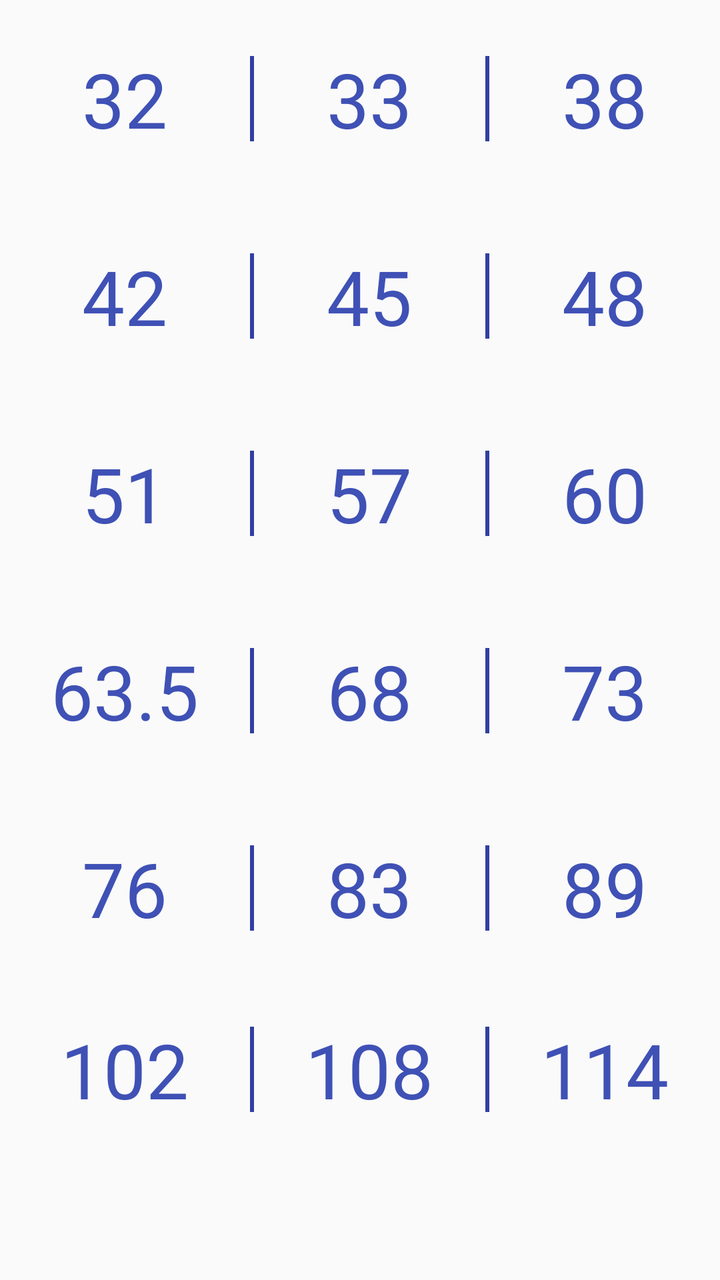
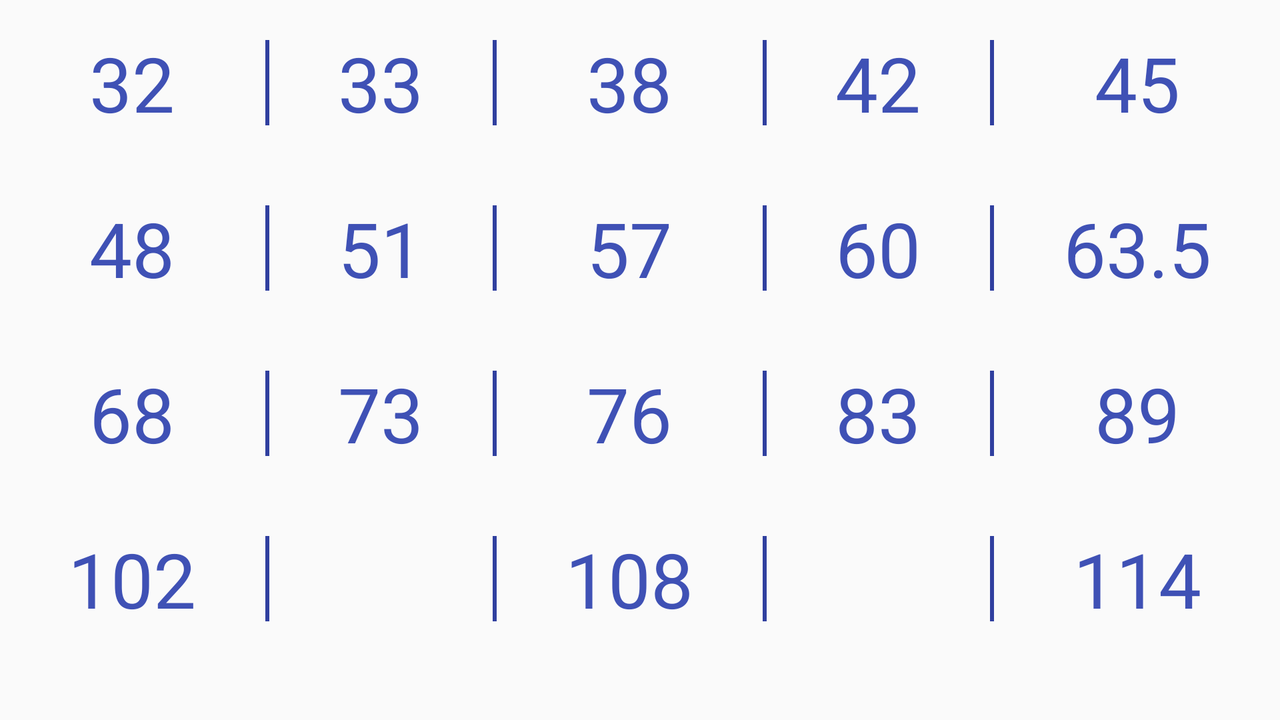

An Android layout and its configuration variant, each rendered on a device that would load it. The default file and the variant file are quoted in full after the pictures.
<!-- AndroidManifest.xml: application theme AppTheme -->
<!-- res/layout/activity_diameters.xml -->
<?xml version="1.0" encoding="utf-8"?>
<RelativeLayout xmlns:android="http://schemas.android.com/apk/res/android"
    xmlns:tools="http://schemas.android.com/tools"
    android:layout_width="match_parent"
    android:layout_height="match_parent"
    android:paddingBottom="@dimen/activity_vertical_margin"
    android:paddingLeft="@dimen/activity_horizontal_margin"
    android:paddingRight="@dimen/activity_horizontal_margin"
    android:paddingTop="@dimen/activity_vertical_margin"
    tools:context="com.trifonov.kos.pipeweightcalculator.DiametersActivity">

    <ScrollView
        android:id="@+id/scrollView"
        android:layout_width="match_parent"
        android:layout_height="match_parent">

        <TableLayout
            android:layout_width="match_parent"
            android:layout_height="match_parent"
            android:gravity="center">

            <TableRow
                android:layout_width="match_parent"
                android:layout_height="match_parent"
                android:layout_marginBottom="8dp"
                android:layout_marginTop="8dp"
                android:baselineAligned="false"
                android:gravity="center">

                <TextView
                    style="@style/diameter_button"
                    android:layout_width="match_parent"
                    android:layout_height="match_parent"
                    android:onClick="onDiameterClick"
                    android:text="@string/d32" />

                <ImageView style="@style/divider" />

                <TextView
                    style="@style/diameter_button"
                    android:layout_width="match_parent"
                    android:layout_height="match_parent"
                    android:onClick="onDiameterClick"
                    android:text="@string/d33" />

                <ImageView style="@style/divider" />

                <TextView
                    style="@style/diameter_button"
                    android:layout_width="match_parent"
                    android:layout_height="match_parent"
                    android:onClick="onDiameterClick"
                    android:text="@string/d38" />

            </TableRow>

            <TableRow
                android:layout_width="match_parent"
                android:layout_height="match_parent"
                android:layout_marginBottom="8dp"
                android:layout_marginTop="8dp"
                android:gravity="center">

                <TextView
                    style="@style/diameter_button"
                    android:layout_width="match_parent"
                    android:layout_height="match_parent"
                    android:onClick="onDiameterClick"
                    android:text="@string/d42" />

                <ImageView style="@style/divider" />

                <TextView
                    style="@style/diameter_button"
                    android:onClick="onDiameterClick"
                    android:text="@string/d45" />

                <ImageView style="@style/divider" />

                <TextView
                    style="@style/diameter_button"
                    android:onClick="onDiameterClick"
                    android:text="@string/d48" />

            </TableRow>

            <TableRow
                android:layout_width="match_parent"
                android:layout_height="match_parent"
                android:layout_marginBottom="8dp"
                android:layout_marginTop="8dp"
                android:gravity="center">

                <TextView
                    style="@style/diameter_button"
                    android:onClick="onDiameterClick"
                    android:text="@string/d51" />

                <ImageView style="@style/divider" />

                <TextView
                    style="@style/diameter_button"
                    android:onClick="onDiameterClick"
                    android:text="@string/d57" />

                <ImageView style="@style/divider" />

                <TextView
                    style="@style/diameter_button"
                    android:onClick="onDiameterClick"
                    android:text="@string/d60" />

            </TableRow>

            <TableRow
                android:layout_marginBottom="8dp"
                android:layout_marginTop="8dp"
                android:gravity="center">

                <TextView
                    style="@style/diameter_button"
                    android:onClick="onDiameterClick"
                    android:text="@string/d63" />

                <ImageView style="@style/divider" />

                <TextView
                    style="@style/diameter_button"
                    android:onClick="onDiameterClick"
                    android:text="@string/d68" />

                <ImageView style="@style/divider" />

                <TextView
                    style="@style/diameter_button"
                    android:onClick="onDiameterClick"
                    android:text="@string/d73" />

            </TableRow>

            <TableRow
                android:layout_marginBottom="8dp"
                android:layout_marginTop="8dp"
                android:gravity="center">

                <TextView
                    style="@style/diameter_button"
                    android:onClick="onDiameterClick"
                    android:text="@string/d76" />

                <ImageView style="@style/divider" />

                <TextView
                    style="@style/diameter_button"
                    android:onClick="onDiameterClick"
                    android:text="@string/d83" />

                <ImageView style="@style/divider" />

                <TextView
                    style="@style/diameter_button"
                    android:onClick="onDiameterClick"
                    android:text="@string/d89" />

            </TableRow>

            <TableRow
                android:layout_width="match_parent"
                android:layout_height="match_parent"
                android:gravity="center">

                <TextView
                    style="@style/diameter_button"
                    android:onClick="onDiameterClick"
                    android:text="@string/d102" />

                <ImageView style="@style/divider" />

                <TextView
                    style="@style/diameter_button"
                    android:onClick="onDiameterClick"
                    android:text="@string/d108" />

                <ImageView style="@style/divider" />

                <TextView
                    style="@style/diameter_button"
                    android:onClick="onDiameterClick"
                    android:text="@string/d114" />
            </TableRow>

        </TableLayout>
    </ScrollView>

</RelativeLayout>
<!-- resources referenced by this layout -->
<resources>
  <string name="d102">102</string>
  <string name="d108">108</string>
  <string name="d114">114</string>
  <string name="d32">32</string>
  <string name="d33">33</string>
  <string name="d38">38</string>
  <string name="d42">42</string>
  <string name="d45">45</string>
  <string name="d48">48</string>
  <string name="d51">51</string>
  <string name="d57">57</string>
  <string name="d60">60</string>
  <string name="d63">63.5</string>
  <string name="d68">68</string>
  <string name="d73">73</string>
  <string name="d76">76</string>
  <string name="d83">83</string>
  <string name="d89">89</string>
  <style name="diameter_button">
          <item name="android:layout_width">match_parent</item>
          <item name="android:layout_height">match_parent</item>
          <item name="android:layout_marginTop">16dp</item>
          <item name="android:layout_marginBottom">16dp</item>
          <item name="android:layout_weight">1</item>
          <item name="android:gravity">center</item>
          <item name="android:textSize">38sp</item>
          <item name="android:textColor">@color/colorPrimary</item>
      </style>
  <style name="divider">
          <item name="android:layout_width">2dp</item>
          <item name="android:layout_height">match_parent</item>
          <item name="android:layout_marginLeft">0dp</item>
          <item name="android:layout_marginTop">20dp</item>
          <item name="android:layout_marginRight">0dp</item>
          <item name="android:layout_marginBottom">20dp</item>
          <item name="android:background">@color/colorPrimaryDark</item>
      </style>
  <style name="AppTheme" parent="Theme.AppCompat.Light.NoActionBar">
          
      </style>
  <color name="colorPrimary">#3f51b5</color>
  <color name="colorPrimaryDark">#303F9F</color>
</resources>
<!-- res/layout-land/activity_diameters.xml (the repository's variant of the layout above) -->
<!-- drawn on the phone turned sideways -->
<?xml version="1.0" encoding="utf-8"?>
<RelativeLayout xmlns:android="http://schemas.android.com/apk/res/android"
    xmlns:tools="http://schemas.android.com/tools"
    android:layout_width="match_parent"
    android:layout_height="match_parent"
    android:paddingBottom="@dimen/activity_vertical_margin"
    android:paddingLeft="@dimen/activity_horizontal_margin"
    android:paddingRight="@dimen/activity_horizontal_margin"
    android:paddingTop="@dimen/activity_vertical_margin"
    tools:context="com.trifonov.kos.pipeweightcalculator.DiametersActivity">

    <ScrollView
        android:layout_width="match_parent"
        android:layout_height="match_parent">

        <TableLayout
            android:layout_width="match_parent"
            android:layout_height="match_parent"
            android:gravity="center">

            <TableRow
                android:layout_width="match_parent"
                android:layout_height="match_parent"
                android:gravity="center">

                <TextView
                    style="@style/diameter_button"
                    android:layout_width="match_parent"
                    android:layout_height="match_parent"
                    android:onClick="onDiameterClick"
                    android:text="@string/d32" />

                <ImageView style="@style/divider" />

                <TextView
                    style="@style/diameter_button"
                    android:layout_width="match_parent"
                    android:layout_height="match_parent"
                    android:onClick="onDiameterClick"
                    android:text="@string/d33" />

                <ImageView style="@style/divider" />

                <TextView
                    style="@style/diameter_button"
                    android:layout_width="match_parent"
                    android:layout_height="match_parent"
                    android:onClick="onDiameterClick"
                    android:text="@string/d38" />

                <ImageView style="@style/divider" />

                <TextView
                    style="@style/diameter_button"
                    android:layout_width="match_parent"
                    android:layout_height="match_parent"
                    android:onClick="onDiameterClick"
                    android:text="@string/d42" />

                <ImageView style="@style/divider" />

                <TextView
                    style="@style/diameter_button"
                    android:onClick="onDiameterClick"
                    android:text="@string/d45" />

            </TableRow>

            <TableRow
                android:layout_width="match_parent"
                android:layout_height="match_parent"
                android:gravity="center">

                <TextView
                    style="@style/diameter_button"
                    android:onClick="onDiameterClick"
                    android:text="@string/d48" />

                <ImageView style="@style/divider" />

                <TextView
                    style="@style/diameter_button"
                    android:onClick="onDiameterClick"
                    android:text="@string/d51" />

                <ImageView style="@style/divider" />

                <TextView
                    style="@style/diameter_button"
                    android:onClick="onDiameterClick"
                    android:text="@string/d57" />

                <ImageView style="@style/divider" />

                <TextView
                    style="@style/diameter_button"
                    android:onClick="onDiameterClick"
                    android:text="@string/d60" />

                <ImageView style="@style/divider" />

                <TextView
                    style="@style/diameter_button"
                    android:onClick="onDiameterClick"
                    android:text="@string/d63" />

            </TableRow>

            <TableRow
                android:layout_width="match_parent"
                android:layout_height="match_parent"
                android:gravity="center">

                <TextView
                    style="@style/diameter_button"
                    android:onClick="onDiameterClick"
                    android:text="@string/d68" />

                <ImageView style="@style/divider" />

                <TextView
                    style="@style/diameter_button"
                    android:onClick="onDiameterClick"
                    android:text="@string/d73" />

                <ImageView style="@style/divider" />

                <TextView
                    style="@style/diameter_button"
                    android:onClick="onDiameterClick"
                    android:text="@string/d76" />

                <ImageView style="@style/divider" />

                <TextView
                    style="@style/diameter_button"
                    android:onClick="onDiameterClick"
                    android:text="@string/d83" />

                <ImageView style="@style/divider" />

                <TextView
                    style="@style/diameter_button"
                    android:onClick="onDiameterClick"
                    android:text="@string/d89" />

            </TableRow>

            <TableRow
                android:layout_width="match_parent"
                android:layout_height="match_parent">

                <TextView
                    style="@style/diameter_button"
                    android:onClick="onDiameterClick"
                    android:text="@string/d102" />

                <ImageView style="@style/divider" />

                <TextView style="@style/diameter_button" />

                <ImageView style="@style/divider" />

                <TextView
                    style="@style/diameter_button"
                    android:onClick="onDiameterClick"
                    android:text="@string/d108" />

                <ImageView style="@style/divider" />

                <TextView style="@style/diameter_button" />

                <ImageView style="@style/divider" />

                <TextView
                    style="@style/diameter_button"
                    android:onClick="onDiameterClick"
                    android:text="@string/d114" />

            </TableRow>

        </TableLayout>
    </ScrollView>

</RelativeLayout>
